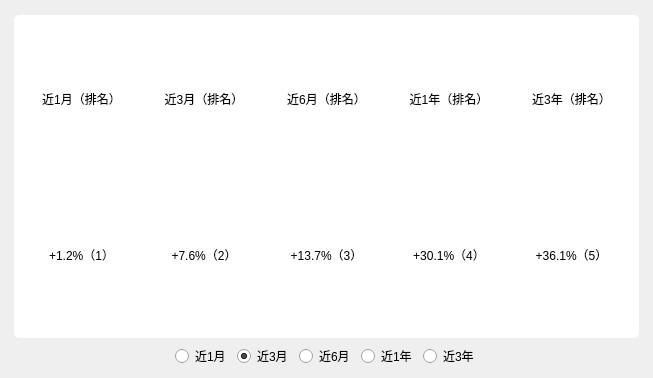
<?xml version="1.0" encoding="UTF-8"?>
<ui version="4.0">
 <class>FundChartDialog</class>
 <widget class="QDialog" name="FundChartDialog">
  <property name="geometry">
   <rect>
    <x>0</x>
    <y>0</y>
    <width>653</width>
    <height>378</height>
   </rect>
  </property>
  <property name="windowTitle">
   <string>Dialog</string>
  </property>
  <layout class="QGridLayout" name="gridLayout">
   <property name="leftMargin">
    <number>5</number>
   </property>
   <property name="topMargin">
    <number>15</number>
   </property>
   <property name="rightMargin">
    <number>5</number>
   </property>
   <property name="bottomMargin">
    <number>10</number>
   </property>
   <item row="0" column="0" colspan="7">
    <widget class="QWidget" name="widget_2" native="true">
     <layout class="QGridLayout" name="gridLayout_3">
      <property name="topMargin">
       <number>0</number>
      </property>
      <property name="bottomMargin">
       <number>0</number>
      </property>
      <item row="0" column="0">
       <widget class="QWidget" name="widget_3" native="true">
        <property name="styleSheet">
         <string notr="true">background-color: rgb(255, 255, 255);
border-radius:5px;</string>
        </property>
        <layout class="QGridLayout" name="gridLayout_4">
         <item row="1" column="1">
          <widget class="QLabel" name="three_month_txt">
           <property name="text">
            <string>+7.6%（2）</string>
           </property>
           <property name="alignment">
            <set>Qt::AlignCenter</set>
           </property>
          </widget>
         </item>
         <item row="0" column="1">
          <widget class="QLabel" name="label_3">
           <property name="text">
            <string>近3月（排名）</string>
           </property>
           <property name="alignment">
            <set>Qt::AlignCenter</set>
           </property>
          </widget>
         </item>
         <item row="0" column="3">
          <widget class="QLabel" name="label_2">
           <property name="text">
            <string>近1年（排名）</string>
           </property>
           <property name="alignment">
            <set>Qt::AlignCenter</set>
           </property>
          </widget>
         </item>
         <item row="1" column="2">
          <widget class="QLabel" name="six_month_txt">
           <property name="text">
            <string>+13.7%（3）</string>
           </property>
           <property name="alignment">
            <set>Qt::AlignCenter</set>
           </property>
          </widget>
         </item>
         <item row="1" column="3">
          <widget class="QLabel" name="one_year_txt">
           <property name="text">
            <string>+30.1%（4）</string>
           </property>
           <property name="alignment">
            <set>Qt::AlignCenter</set>
           </property>
          </widget>
         </item>
         <item row="0" column="0">
          <widget class="QLabel" name="label">
           <property name="text">
            <string>近1月（排名）</string>
           </property>
           <property name="alignment">
            <set>Qt::AlignCenter</set>
           </property>
          </widget>
         </item>
         <item row="0" column="2">
          <widget class="QLabel" name="label_4">
           <property name="text">
            <string>近6月（排名）</string>
           </property>
           <property name="alignment">
            <set>Qt::AlignCenter</set>
           </property>
          </widget>
         </item>
         <item row="1" column="0">
          <widget class="QLabel" name="one_month_txt">
           <property name="text">
            <string>+1.2%（1）</string>
           </property>
           <property name="alignment">
            <set>Qt::AlignCenter</set>
           </property>
          </widget>
         </item>
         <item row="0" column="4">
          <widget class="QLabel" name="label_5">
           <property name="text">
            <string>近3年（排名）</string>
           </property>
           <property name="alignment">
            <set>Qt::AlignCenter</set>
           </property>
          </widget>
         </item>
         <item row="1" column="4">
          <widget class="QLabel" name="three_year_txt">
           <property name="text">
            <string>+36.1%（5）</string>
           </property>
           <property name="alignment">
            <set>Qt::AlignCenter</set>
           </property>
          </widget>
         </item>
        </layout>
       </widget>
      </item>
     </layout>
    </widget>
   </item>
   <item row="2" column="4">
    <widget class="QRadioButton" name="oneYearRadio">
     <property name="text">
      <string>近1年</string>
     </property>
    </widget>
   </item>
   <item row="2" column="3">
    <widget class="QRadioButton" name="sixMonthRadio">
     <property name="text">
      <string>近6月</string>
     </property>
    </widget>
   </item>
   <item row="1" column="0" colspan="7">
    <layout class="QGridLayout" name="chartLayout">
     <property name="bottomMargin">
      <number>0</number>
     </property>
    </layout>
   </item>
   <item row="2" column="0">
    <spacer name="horizontalSpacer">
     <property name="orientation">
      <enum>Qt::Horizontal</enum>
     </property>
     <property name="sizeHint" stdset="0">
      <size>
       <width>40</width>
       <height>20</height>
      </size>
     </property>
    </spacer>
   </item>
   <item row="2" column="2">
    <widget class="QRadioButton" name="threeMonthRadio">
     <property name="text">
      <string>近3月</string>
     </property>
     <property name="checked">
      <bool>true</bool>
     </property>
    </widget>
   </item>
   <item row="2" column="1">
    <widget class="QRadioButton" name="oneMonthRadio">
     <property name="text">
      <string>近1月</string>
     </property>
    </widget>
   </item>
   <item row="2" column="6">
    <spacer name="horizontalSpacer_2">
     <property name="orientation">
      <enum>Qt::Horizontal</enum>
     </property>
     <property name="sizeHint" stdset="0">
      <size>
       <width>40</width>
       <height>20</height>
      </size>
     </property>
    </spacer>
   </item>
   <item row="2" column="5">
    <widget class="QRadioButton" name="threeYearRadio">
     <property name="text">
      <string>近3年</string>
     </property>
    </widget>
   </item>
  </layout>
 </widget>
 <resources/>
 <connections/>
</ui>
